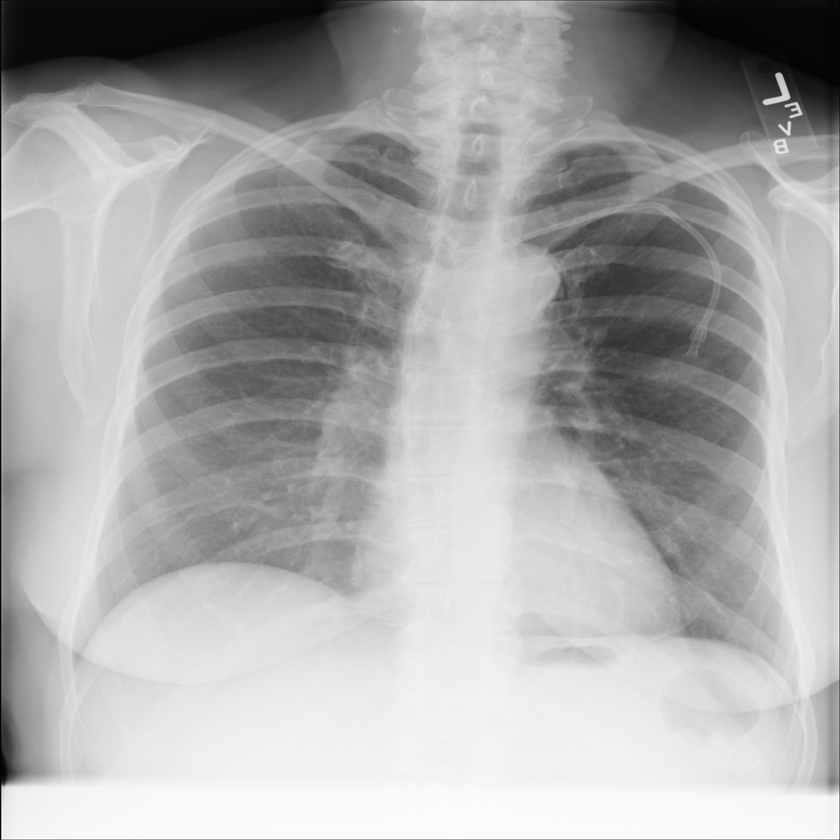
#> input picture xray.png, 840 x 840 px, shrunk from 1024 x 1024 before the run; the run also reads 1 picture not shown here
$ jupyter execute DIP_2_Q2.ipynb   (shell and % lines are left out)
#> lines starting #> are read from the running program, lines starting #| are printed output that depends on the picture; long printed decimals are rounded
<a href="https://colab.research.google.com/github/me-t1me/DIP_assignment_2/blob/master/DIP_2_Q2.ipynb" target="_parent"></a>

[cell 1]
import cv2
import numpy as np
from skimage.metrics import peak_signal_noise_ratio as psnr
from skimage.metrics import mean_squared_error as mse
from google.colab.patches import cv2_imshow

[cell 2]
# Load the original X-ray image
img = cv2.imread('xray.png', 0)
#> img is the input picture: shape (840, 840); min 0, max 255, mean 170.1

# Load the Gaussian noise-based contaminated X-ray image
img_g = cv2.imread('xray_g.png', 0)
cv2_imshow(img)
cv2_imshow(img_g)

[cell 3]
# Apply frequency domain box filter to the contaminated X-ray image
img_box = cv2.boxFilter(img_g, -1, (3, 3), normalize=False)
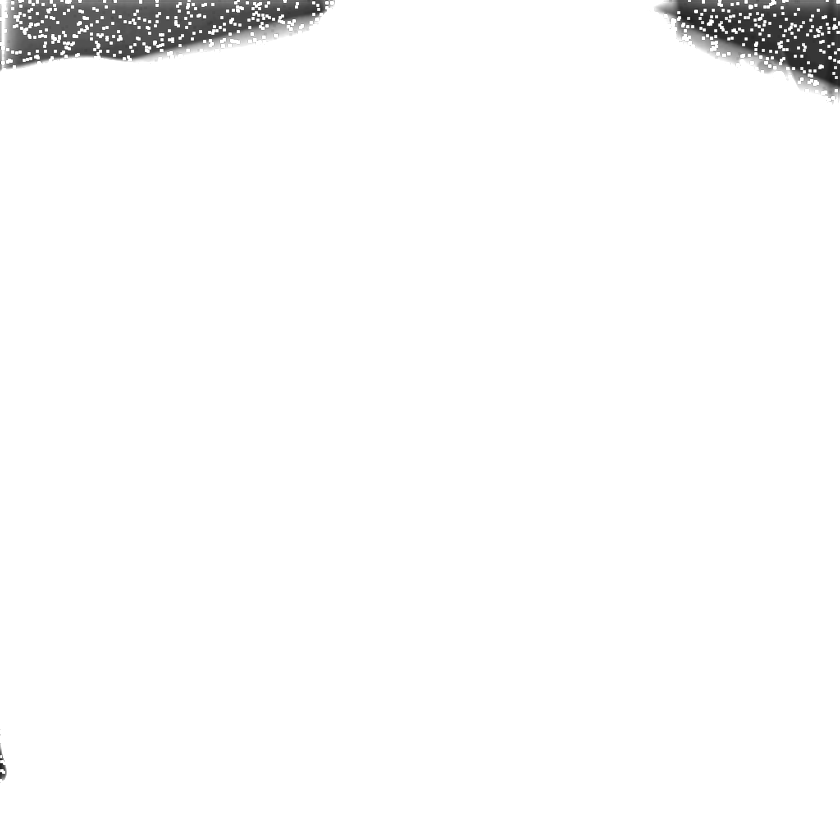
#> img_box: shape (840, 840); min 27, max 255, mean 249.6

# Apply frequency domain Gaussian filter to the contaminated X-ray image
img_gaussian = cv2.GaussianBlur(img_g, (3, 3), 0)

# Apply frequency domain Butterworth low-pass filter to the contaminated X-ray image/
rows, cols = img_g.shape
#> rows = 840; cols = 840
crow, ccol = rows // 2, cols // 2
#> crow = 420; ccol = 420
d_0 = 300  # Cut-off frequency
order = 3  # Order of the Butterworth filter

butterworth_lp = np.zeros((rows, cols, 2), np.float32)
for i in range(rows):
    for j in range(cols):
        distance = np.sqrt((i - crow) ** 2 + (j - ccol) ** 2)
        butterworth_lp[i, j] = 1 / (1 + (distance / d_0) ** (2 * order))

img_butterworth = cv2.dft(img_g.astype(np.float32), flags=cv2.DFT_COMPLEX_OUTPUT)
img_butterworth = cv2.mulSpectrums(img_butterworth, butterworth_lp, 0)
img_butterworth = cv2.idft(img_butterworth, flags=cv2.DFT_SCALE | cv2.DFT_REAL_OUTPUT)
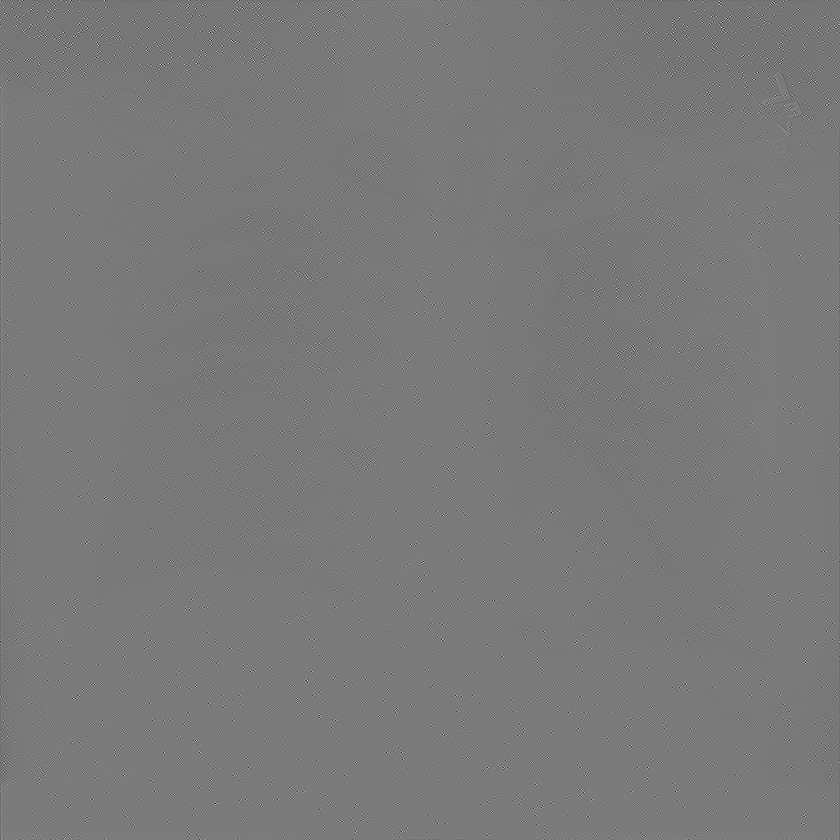
#> img_butterworth: shape (840, 840) float32; min -98.9, max 114.1, mean 2.8; drawn with min black and max white
img_butterworth = img_butterworth.astype(img.dtype)
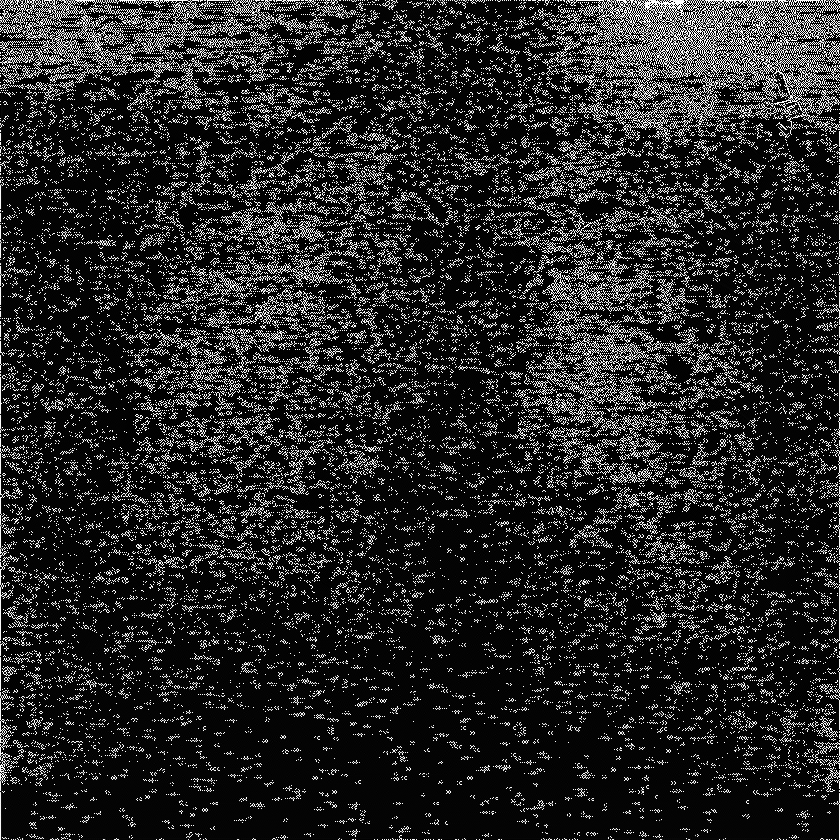
#> img_butterworth: shape (840, 840); min 0, max 255, mean 39.1

# Evaluate the SNR and RMSE values for the filtered images using the original X-ray image as a reference
snr_box = psnr(img_box, img)
#> snr_box = 8.46
rmse_box = np.sqrt(mse(img_box, img))
#> rmse_box = 96.25

snr_gaussian = psnr(img_gaussian, img)
#> snr_gaussian = 32.34
rmse_gaussian = np.sqrt(mse(img_gaussian, img))
#> rmse_gaussian = 6.16

snr_butterworth = psnr(img_butterworth, img)
#> snr_butterworth = 3.22
rmse_butterworth = np.sqrt(mse(img_butterworth, img))
#> rmse_butterworth = 176.1

print("SNR Box filter: ", snr_box)
#| SNR Box filter:  8.462
print("RMSE Box filter: ", rmse_box)
#| RMSE Box filter:  96.253

print("SNR Gaussian filter: ", snr_gaussian)
#| SNR Gaussian filter:  32.343
print("RMSE Gaussian filter: ", rmse_gaussian)
#| RMSE Gaussian filter:  6.157

print("SNR Butterworth filter: ", snr_butterworth)
#| SNR Butterworth filter:  3.217
print("RMSE Butterworth filter: ", rmse_butterworth)
#| RMSE Butterworth filter:  176.064
